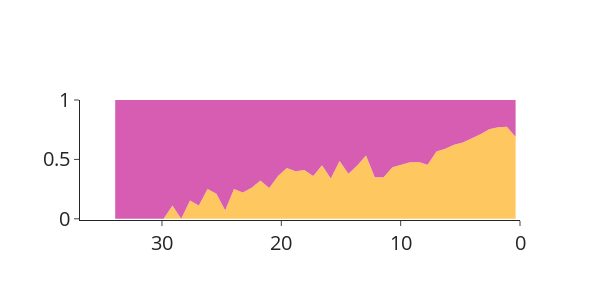

The notebook cell saved with this chart:
### Code cell
col = 'dist'
hist_d = np.histogram(merged[col], bins=50, range = (0,max(merged[col])) )
xs = []
ys1 = []
ys2 = []
ys = []
left = 0
for right in tqdm(hist_d[1]):
    #print(left,right)
    sdf = merged.loc[(merged[col]>=left) & (merged[col]<right),:]
    sdf = sdf.loc[[_ for _ in sdf.index if _.startswith('N')],:]
    if sdf.shape[0]==0:continue
    num_anaerobe = len(sdf.index[sdf['A']<0.5])
    num_aerobe = sdf.shape[0]-num_anaerobe
    ys2.append(num_aerobe/sdf.shape[0])
    ys1.append(num_anaerobe/sdf.shape[0])
    ys.append(sdf.shape[0]/(merged.shape[0]-d1.shape[0]))
    xs.append(max(merged[col])-(left+right)/2)
    left = right
import plotly.graph_objects as go
fig = go.Figure()
fig.add_scatter(x=xs,y=ys2,mode='lines',opacity=0.7,fillcolor='#FFC75F', 
                marker=dict(size=4),
                name='Aerobe',fill='tozeroy',stackgroup='one',line=dict(width=0),showlegend=False)
fig.add_scatter(x=xs,y=ys1,mode='lines',opacity=0.7,fillcolor='#D65DB1',
                name='Anaerobe',fill='tonexty',stackgroup='one',line=dict(width=0),showlegend=False)
# fig.add_scatter(x=xs,y=ys,mode='markers+lines',name='Ratio of anaerobe')
fig.update_layout(height=300,width=600,xaxis_range=[max(merged[col]),0],yaxis_zeroline=False,yaxis_range=[-0.01,1],
                  font_size=20,
                 template='simple_white')
fig.show()

### Figure 1 — Plotly figure (JSON) as saved in the notebook; plotly's stock layout.template omitted (floating-point values rounded to 4 significant figures)
{"data": [{"fill": "tozeroy", "fillcolor": "#FFC75F", "line": {"width": 0}, "marker": {"size": 4}, "mode": "lines", "name": "Aerobe", "opacity": 0.7, "showlegend": false, "stackgroup": "one", "type": "scatter", "x": [33.92, 30.6, 29.86, 29.13, 28.39, 27.65, 26.91, 26.18, 25.44, 24.7, 23.96, 23.23, 22.49, 21.75, 21.02, 20.28, 19.54, 18.8, 18.07, 17.33, 16.59, 15.85, 15.12, 14.38, 13.64, 12.9, 12.17, 11.43, 10.69, 9.955, 9.217, 8.48, 7.742, 7.005, 6.268, 5.53, 4.793, 4.056, 3.318, 2.581, 1.843, 1.106, 0.3687], "y": [0, 0, 0, 0.1111, 0, 0.1538, 0.1111, 0.25, 0.2105, 0.07143, 0.25, 0.2222, 0.2609, 0.3214, 0.2593, 0.36, 0.4286, 0.4, 0.4103, 0.3611, 0.45, 0.34, 0.4872, 0.38, 0.449, 0.5319, 0.3488, 0.35, 0.4333, 0.4545, 0.4752, 0.4789, 0.456, 0.5672, 0.5894, 0.6241, 0.6413, 0.6761, 0.7122, 0.7534, 0.7709, 0.7743, 0.6917]}, {"fill": "tonexty", "fillcolor": "#D65DB1", "line": {"width": 0}, "mode": "lines", "name": "Anaerobe", "opacity": 0.7, "showlegend": false, "stackgroup": "one", "type": "scatter", "x": [33.92, 30.6, 29.86, 29.13, 28.39, 27.65, 26.91, 26.18, 25.44, 24.7, 23.96, 23.23, 22.49, 21.75, 21.02, 20.28, 19.54, 18.8, 18.07, 17.33, 16.59, 15.85, 15.12, 14.38, 13.64, 12.9, 12.17, 11.43, 10.69, 9.955, 9.217, 8.48, 7.742, 7.005, 6.268, 5.53, 4.793, 4.056, 3.318, 2.581, 1.843, 1.106, 0.3687], "y": [1, 1, 1, 0.8889, 1, 0.8462, 0.8889, 0.75, 0.7895, 0.9286, 0.75, 0.7778, 0.7391, 0.6786, 0.7407, 0.64, 0.5714, 0.6, 0.5897, 0.6389, 0.55, 0.66, 0.5128, 0.62, 0.551, 0.4681, 0.6512, 0.65, 0.5667, 0.5455, 0.5248, 0.5211, 0.544, 0.4328, 0.4106, 0.3759, 0.3587, 0.3239, 0.2878, 0.2466, 0.2291, 0.2257, 0.3083]}], "layout": {"font": {"size": 20}, "height": 300, "width": 600, "xaxis": {"range": [36.87, 0], "type": "linear"}, "yaxis": {"range": [-0.01, 1], "type": "linear", "zeroline": false}}}
